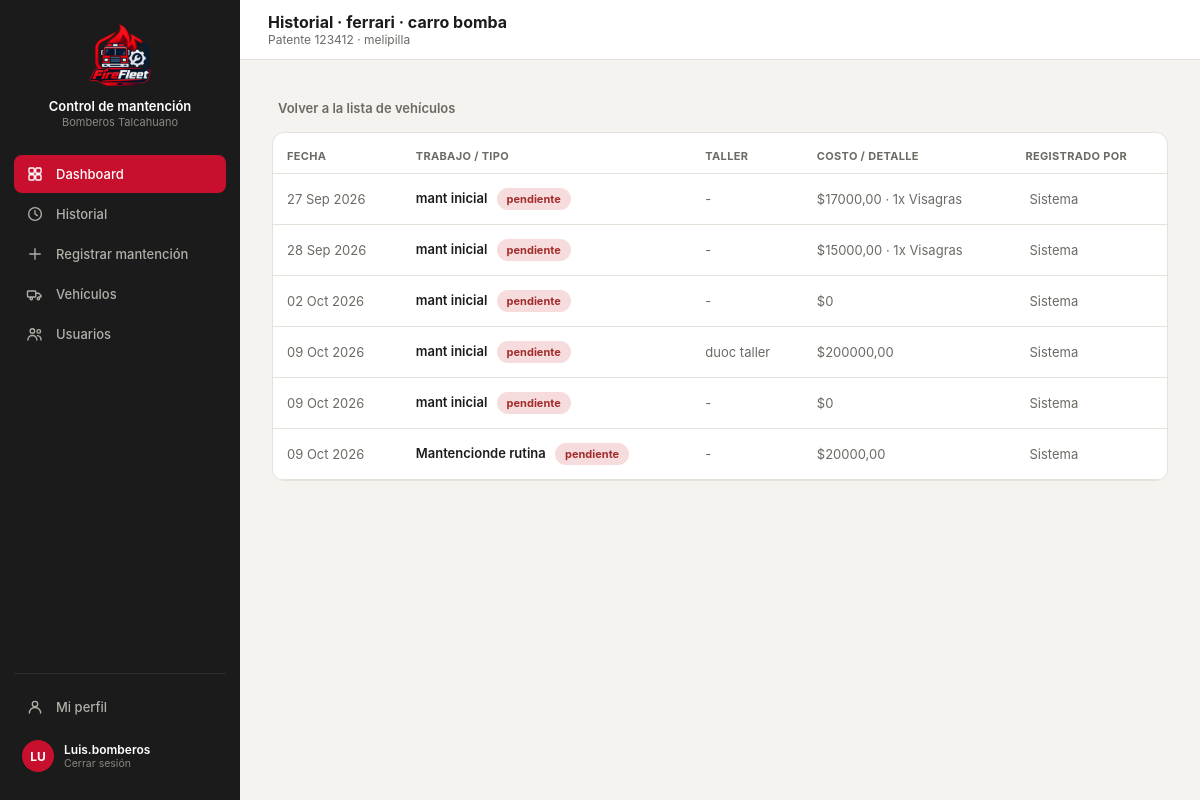
The app's page /detalle/1/ (signed in), older data.
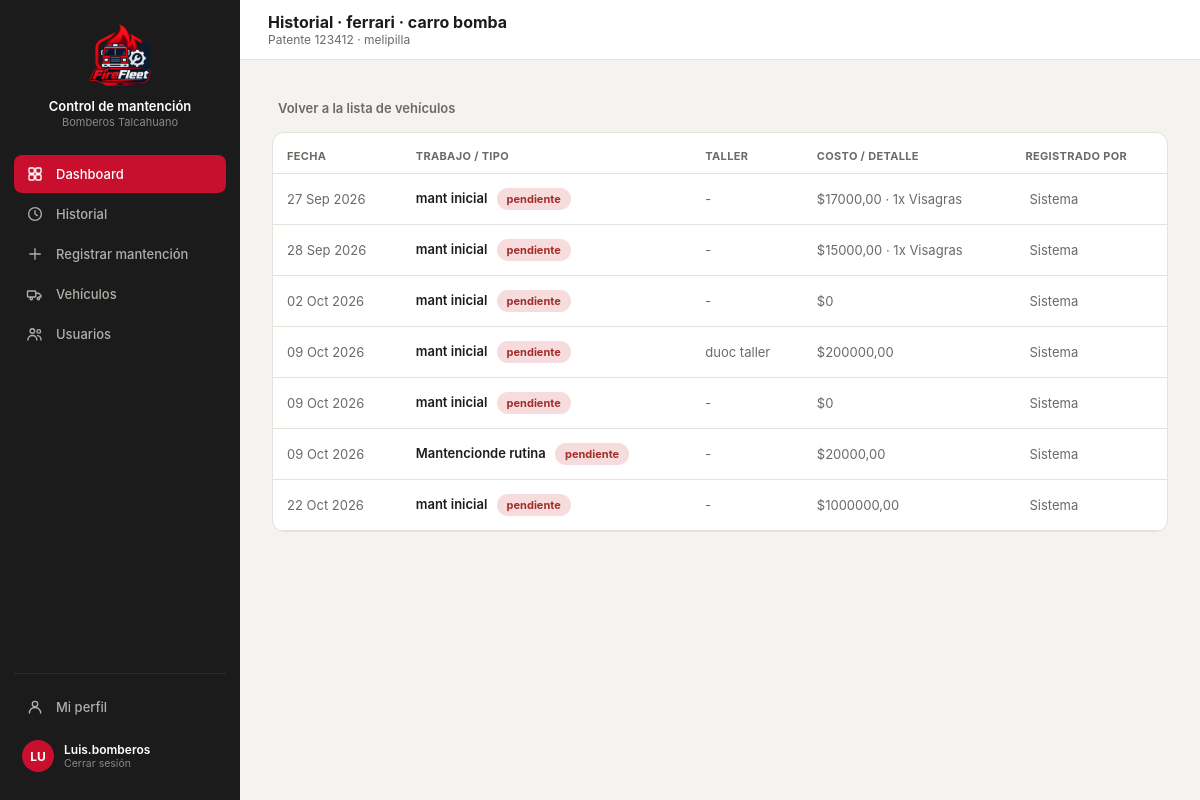
The same page, newer data.
### core/models.py (models this page shows, shortened)
class Mantencion(models.Model):
    id_mant = models.AutoField(primary_key=True)
    id_vehi = models.ForeignKey(
        Vehiculo, on_delete=models.CASCADE, db_column="id_vehi", related_name="mantenciones",
    )
    id_tipo = models.ForeignKey(
        TipoMantencion, on_delete=models.PROTECT, db_column="id_tipo", related_name="mantenciones",
    )
    descripcion = models.TextField(blank=True, default='')
    fecha_in = models.DateField(auto_now_add=True)
    fecha_ter = models.DateField(null=True, blank=True)
    estado = models.CharField(max_length=30, default="pendiente")
    costo_t = models.DecimalField(max_digits=12, decimal_places=2, default=0)
    respon = models.CharField(max_length=120, blank=True)
    class Meta:
        db_table = "mantencion"

class TipoMantencion(models.Model):
    id_tipo = models.AutoField(primary_key=True)
    nombre = models.CharField(max_length=100)
    categ = models.CharField(max_length=50, blank=True)
    perio = models.CharField(max_length=50, blank=True)
    class Meta:
        db_table = "tipomantencion"
        verbose_name = "Tipo de mantención"
        verbose_name_plural = "Tipos de mantención"

class MantencionInsu(models.Model):
    id_mant = models.ForeignKey(
        Mantencion, on_delete=models.CASCADE, db_column="id_mant", related_name="insumos_usados",
    )
    id_insu = models.ForeignKey(
        Insumo, on_delete=models.PROTECT, db_column="id_insu", related_name="mantenciones",
    )
    cant = models.DecimalField(max_digits=10, decimal_places=2, default=1)
    costo_aso = models.DecimalField(max_digits=12, decimal_places=2, default=0)
    class Meta:
        db_table = "mantencion_insu"
        unique_together = (('id_mant', 'id_insu'),)

class Insumo(models.Model):
    id_insu = models.AutoField(primary_key=True)
    nombre = models.CharField(max_length=150)
    tipo_i = models.CharField(max_length=80, blank=True)
    unidad_m = models.CharField(max_length=20, blank=True)
    costo_uni = models.DecimalField(max_digits=12, decimal_places=2, default=0)
    stock = models.IntegerField(default=0)
    class Meta:
        db_table = "insumo"

### core/views.py (the view)
# urls.py: path('detalle/<int:vehiculo_id>/', views.detalle, name='detalle'),
@login_required(login_url='index')
def detalle(request, vehiculo_id):
    perfil, current_user_data = _datos_usuario_actual(request)
    current_user_data['role'] = current_user_data['rol']
    vehiculo = get_object_or_404(Vehiculo, pk=vehiculo_id)
    mantenciones = Mantencion.objects.filter(id_vehi=vehiculo)
    context = {
        'current_user': current_user_data,  # <-- verifica si es admin el user
        'vehiculo': vehiculo,
        'mantenciones': mantenciones,
    }
    return render(request, 'core/historial-detalle.html', context)

### core/models.py (called while the page is built)
    def __str__(self):
        return self.nombre

### core/views.py (called while the page is built)
def _datos_usuario_actual(request):
    perfil_usuario = getattr(request.user, 'perfil', None)
    is_admin = request.user.is_superuser or bool(
        perfil_usuario and (perfil_usuario.rol or '').lower() == 'administrador'
    )
    if perfil_usuario:
        nombre = perfil_usuario.nombre
        rol = perfil_usuario.rol
        comp = str(perfil_usuario.id_compania) if perfil_usuario.id_compania else 'Sin Compañía'
    else:
        nombre = request.user.get_full_name() or request.user.username
        rol = ''
        comp = 'Sin Compañía'
    return perfil_usuario, {
        'name': nombre,
        'rol': rol,
        'comp': comp,
        'initials': ''.join([palabra[0].upper() for palabra in nombre.split()[:2]]) or '??',
        'isAdmin': is_admin,
    }

### core/templates/core/historial-detalle.html (shortened to what the changed rows need)
{% load static %}
<!DOCTYPE html>
<html lang="es">
<head>
<link rel="stylesheet" href="https://cdnjs.cloudflare.com/ajax/libs/tabler-icons/2.44.0/iconfont/tabler-icons.min.css">
<link rel="stylesheet" href="{% static 'styles.css' %}">
</head>
<body>
<div class="layout">
  <div class="main">
    <div class="topbar">
      <div style="display:flex; align-items:center; gap:12px;">
        <div>
          <h2 id="topbar-title">Historial · {{ vehiculo.modelo }} · {{ vehiculo.tipo_v }}</h2>
        </div>
      </div>
    </div>
    <div class="content" id="content">
      {% if mantenciones %}
        <div class="card" style="padding:0; overflow:hidden;">
          <table>
            <thead>
              <tr>
                <th>Fecha</th>
                <th>Trabajo / Tipo</th>
                <th>Taller</th>
                <th>Costo / detalle</th>
                <th>Registrado por</th>
              </tr>
            </thead>
            <tbody>
              {% for m in mantenciones %}
              <tr>
                <td style="color:var(--text2); white-space:nowrap;">{{ m.fecha_in|date:"d M Y" }}</td>
                <td style="font-weight:600;">
                  {{ m.id_tipo.nombre|default:"Sin especificar" }}
                  {% if m.estado %}
  {% if m.estado == 'Preventiva' or m.estado == 'Completada' %}
    <span class="pill" style="margin-left:6px; background:var(--green-bg); color:var(--green);">
  {% else %}
    <span class="pill" style="margin-left:6px; background:var(--danger-bg); color:var(--danger);">
  {% endif %}
      {{ m.estado }}
    </span>
{% endif %}
                </td>
                <td style="color:var(--text2);">{{ m.respon|default:"-" }}</td>
                <td style="color:var(--text2);">
                  ${{ m.costo_t|default:0 }}
      {% if m.insumos_usados.all %}
        ·
        {% for i in m.insumos_usados.all %}
          {{ i.cant|floatformat:"-2" }}x {{ i.id_insu.nombre }}{% if not forloop.last %}, {% endif %}
        {% endfor %}
      {% endif %}
    </td>
                <td style="color:var(--text2); white-space:nowrap;">
                  {{ m.empleados_asignados|default:"Sistema" }}
                </td>
              </tr>
              {% endfor %}
            </tbody>
          </table>
        </div>
      {% else %}
        <div class="card" style="text-align:center; padding:50px 20px; color:var(--text2);">
          <i class="ti ti-file-off" style="font-size:28px;"></i>
          <p style="font-size:13px; margin:10px 0 0;">Este vehículo aún no tiene mantenciones registradas.</p>
        </div>
      {% endif %}
    </div>
  </div>
</div>
</body>
</html>

Row changes from the older to the newer data that the page shows:
added Mantencion: fecha_in "22 Oct 2026", id_tipo.nombre "mant inicial", estado "pendiente", respon "-", costo_t "1000000,00", empleados_asignados "Sistema"
